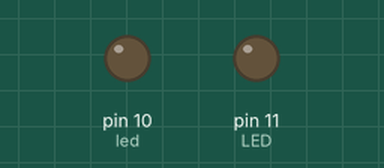
This sketch was run on a simulated Arduino Uno, built with avr-gcc and run on an emulated ATmega328P. On the bench: output pins drawn as LEDs (lit = HIGH).

Above: at 0.15 s.
Timing chart, 0 to 1.6 s (numbered marks = the images above):
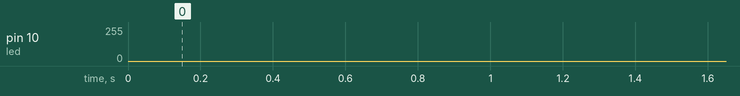

The sketch:

fadecomplex.ino
```cpp
int LED = 11;
int led = 10;

void setup() {
  pinMode(LED,OUTPUT);
  pinMode(led,OUTPUT);
}

void loop() {
  for (int i=0;i<=255;i++)
  {
    analogWrite(LED,i);
    delay(1);
  }
   for (int i=255;i>=0;i--)
  {
    analogWrite(LED,i);
    delay(1);
  }
   for (int i=0;i<=255;i++)
  {
    analogWrite(led,i);
    delay(1);
  }
   for (int i=255;i>=0;i--)
  {
    analogWrite(led,i);
    delay(1);
  }
}
```
